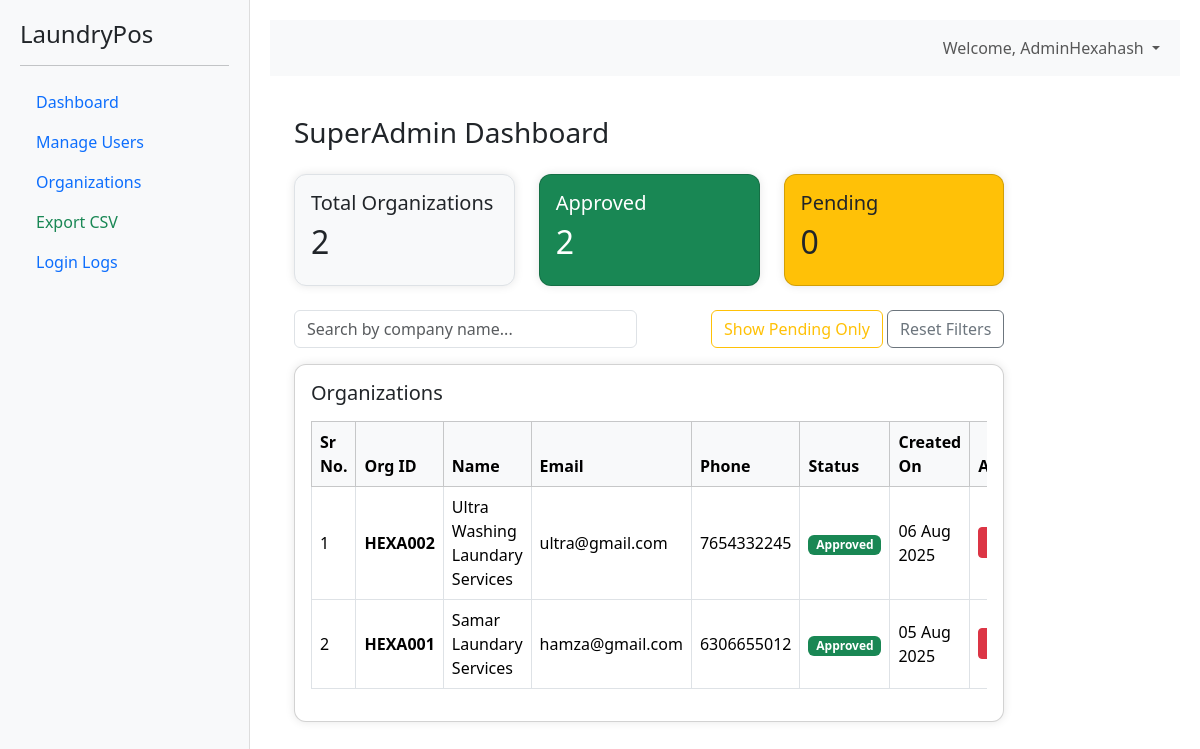
The app's page /superadmin_dashboard/ (signed in) with its own data.
### accounts/models.py (models this page shows, shortened)
class CustomUser(AbstractUser):
    is_superadmin = models.BooleanField(default=False)
    is_org_admin = models.BooleanField(default=False)
    organization = models.ForeignKey('laundry.Organization', null=True, blank=True, on_delete=models.CASCADE)

### laundry/models.py (models this page shows, shortened)
class Organization(models.Model):
    is_approved = models.BooleanField(default=False)
    name = models.CharField(max_length=255)
    address = models.TextField()
    country_code = models.CharField(
        max_length=5,
        default='+91',
        help_text="Country Code (e.g., +91)"
    )
    phone = models.CharField(
        max_length=10,
        validators=[
            RegexValidator(r'^\d{10}$', message="Phone number must be exactly 10 digits")
        ],
        help_text="Enter 10-digit mobile number"
    )
    whatsapp = models.CharField(max_length=10, blank=True, null=True)
    email = models.EmailField()
    gst_number = models.CharField(max_length=20, blank=True, null=True)
    logo = models.ImageField(upload_to='organization_logos/', blank=True, null=True)
    created_by = models.ForeignKey(
        settings.AUTH_USER_MODEL,
        on_delete=models.SET_NULL,
        null=True,
        blank=True,
        related_name="created_organizations"
    )
    org_id = models.CharField(max_length=10, unique=True)
    created_at = models.DateTimeField(auto_now_add=True)
    allowed_branches = models.PositiveIntegerField(default=0)
    allowed_staff = models.PositiveIntegerField(default=0)
    plan = models.ForeignKey(Plan, on_delete=models.SET_NULL, null=True, blank=True)
    plan_start_date = models.DateField(null=True, blank=True)
    plan_end_date = models.DateField(null=True, blank=True)

### laundry/views.py (the view)
# urls.py: path('superadmin_dashboard/', views.superadmin_dashboard, name='superadmin_dashboard'),
@login_required
@user_passes_test(lambda u: u.is_superuser)
def superadmin_dashboard(request):
    organizations = Organization.objects.all().order_by("-created_at")
    query = request.GET.get("q")
    if query:
        organizations = organizations.filter(name__icontains=query)
    filter_pending = request.GET.get("filter") == "pending"
    if filter_pending:
        organizations = organizations.filter(is_approved=False)
    total = Organization.objects.count()
    approved = Organization.objects.filter(is_approved=True).count()
    pending = Organization.objects.filter(is_approved=False).count()
    return render(request, "superadmin/dashboard.html", {
        "organizations": organizations,
        "total": total,
        "approved": approved,
        "pending": pending,
        "search_query": query or "",  # Optional: to show in input field
    })

### laundry/context_processors.py (called while the page is built)
def all_organizations(request):
    return {
        'all_organizations': Organization.objects.all().order_by("name")
    }

def org_context(request):
    if request.user.is_authenticated and hasattr(request.user, 'organization'):
        return {
            'organization': request.user.organization
        }
    return {}

### templates/superadmin/dashboard.html (shortened to what this page needs)
{% extends 'superadmin/layout.html' %}
{% block content %}
<head>
    <link href="https://cdn.jsdelivr.net/npm/bootstrap@5.3.3/dist/css/bootstrap.min.css" rel="stylesheet">
</head>
<div class="container-fluid">
    <div class="row">
        <div class="col-md-10 p-4">
            <h3 class="mb-4">SuperAdmin Dashboard</h3>
            <div class="row mb-4">
                <div class="col-md-4">
                    <div class="card card-box p-3 bg-light border">
                        <h5>Total Organizations</h5>
                        <h2>{{ total }}</h2>
                    </div>
                </div>
                <div class="col-md-4">
                    <div class="card card-box p-3 bg-success text-white">
                        <h5>Approved</h5>
                        <h2>{{ approved }}</h2>
                    </div>
                </div>
                <div class="col-md-4">
                    <div class="card card-box p-3 bg-warning">
                        <h5>Pending</h5>
                        <h2>{{ pending}}</h2>
                    </div>
                </div>
            </div>
            <div class="row mb-3">
                <div class="col-md-6">
                    <form method="GET">
                        <input type="text" name="q" value="{{ search_query }}" class="form-control" placeholder="Search by company name...">
                    </form>
                </div>
                <div class="col-md-6 text-end">
                    <a href="?filter=pending" class="btn btn-outline-warning">Show Pending Only</a>
                    <a href="?" class="btn btn-outline-secondary">Reset Filters</a>
                </div>
            </div>
            <div class="card card-box p-3">
                <h5 class="mb-3">Organizations</h5>
                <div class="table-responsive">
                    <table class="table table-bordered align-middle">
                        <thead class="table-light">
                            <tr>
                                <th>Sr No.</th>
                                  <th>Org ID</th>
                                <th>Name</th>
                                <th>Email</th>
                                <th>Phone</th>
                                <th>Status</th>
                                <th>Created On</th>
                                <th>Actions</th>
                            </tr>
                        </thead>
                        <tbody>
                        {% for org in organizations %}
                            <tr>
                                   <td>{{ forloop.counter }}</td>
                                   <td><strong>{{ org.org_id }}</strong></td>
                                <td>{{ org.name }}</td>
                                <td>{{ org.email }}</td>
                                <td>{{ org.phone }}</td>
                                <td>
                                    {% if org.is_approved %}
                                        <span class="badge bg-success">Approved</span>
                                    {% else %}
                                        <span class="badge bg-warning text-dark">Pending</span>
                                    {% endif %}
                                </td>
                                <td>{{ org.created_at|date:"d M Y" }}</td>
                                <td>
                                    {% if not org.is_approved %}
                                        <a href="{% url 'approve_organization' org.id %}" class="btn btn-sm btn-success">Approve</a>
                                    {% else %}
                                        <a href="{% url 'reject_organization' org.id %}" class="btn btn-sm btn-danger">Reject</a>
                                    {% endif %}
                                </td>
                            </tr>
                        {% empty %}
                            <tr><td colspan="6" class="text-center">No organizations found.</td></tr>
                        {% endfor %}
                        </tbody>
                    </table>
                </div>
            </div>
        </div>
    </div>
</div>
{% endblock %}

### templates/superadmin/layout.html (shortened to what this page needs)
<!DOCTYPE html>
<html lang="en">
<head>
    <link href="https://cdn.jsdelivr.net/npm/bootstrap@5.3.3/dist/css/bootstrap.min.css" rel="stylesheet" />
</head>
<body>
<div class="layout-wrapper">
    <div class="sidebar">
        <h4>LaundryPos</h4>
        <hr />
        <ul class="nav flex-column">
            <li class="nav-item"><a href="{% url 'superadmin_dashboard' %}" class="nav-link">Dashboard</a></li>
            <li class="nav-item"><a href="{% url 'manage_users' %}" class="nav-link">Manage Users</a></li>
            <li class="nav-item">
                <a href="{% url 'organization_list' %}" class="nav-link">Organizations</a>
            </li>
            <li class="nav-item"><a href="{% url 'export_organizations_csv' %}" class="nav-link text-success">Export CSV</a></li>
            <li class="nav-item"><a href="{% url 'login_logout_history' %}" class="nav-link">Login Logs</a></li>
        </ul>
    </div>
    <div class="main-content">
        <nav class="navbar navbar-expand navbar-light bg-light mb-3">
            <div class="container-fluid justify-content-end">
                <ul class="navbar-nav">
                    <li class="nav-item dropdown">
                        <a class="nav-link dropdown-toggle" href="#" role="button" data-bs-toggle="dropdown" aria-expanded="false">
                            Welcome, {{ request.user.first_name|default:request.user.username }}
                        </a>
                    </li>
                </ul>
            </div>
        </nav>
        {% block content %}{% endblock %}
    </div>
</div>
</body>
</html>

### templates/superadmin/layout.html (style rules this page uses)
body, html { margin: 0; padding: 0; height: 100%; overflow: hidden; }
.layout-wrapper { display: flex; height: 100vh; overflow: hidden; }
.sidebar { width: 250px; background-color: #f8f9fa; border-right: 1px solid #ddd; padding: 20px; position: fixed; top: 0; left: 0; height: 100vh; overflow-y: auto; }
.main-content { margin-left: 250px; padding: 20px; height: 100vh; overflow-y: auto; width: calc(100% - 250px); }
.card-box { box-shadow: 0 0 10px rgba(0,0,0,0.1); border-radius: 12px; }

### templates/superadmin/dashboard.html (style rules this page uses)
.sidebar { background-color: #f8f9fa; height: 100vh; padding: 20px; border-right: 1px solid #ddd; }
.card-box { box-shadow: 0 0 10px rgba(0,0,0,0.1); border-radius: 12px; }

### records on screen
CustomUser: user.first_name "AdminHexahash"
Organization: org_id "HEXA002", name "Ultra Washing Laundary Services", email "ultra@gmail.com", phone "7654332245", is_approved "Approved", created_at "06 Aug 2025"
Organization: org_id "HEXA001", name "Samar Laundary Services", email "hamza@gmail.com", phone "6306655012", is_approved "Approved", created_at "05 Aug 2025"

### other values on screen
{{ total }} "2"
{{ approved }} "2"
{{ pending }} "0"
